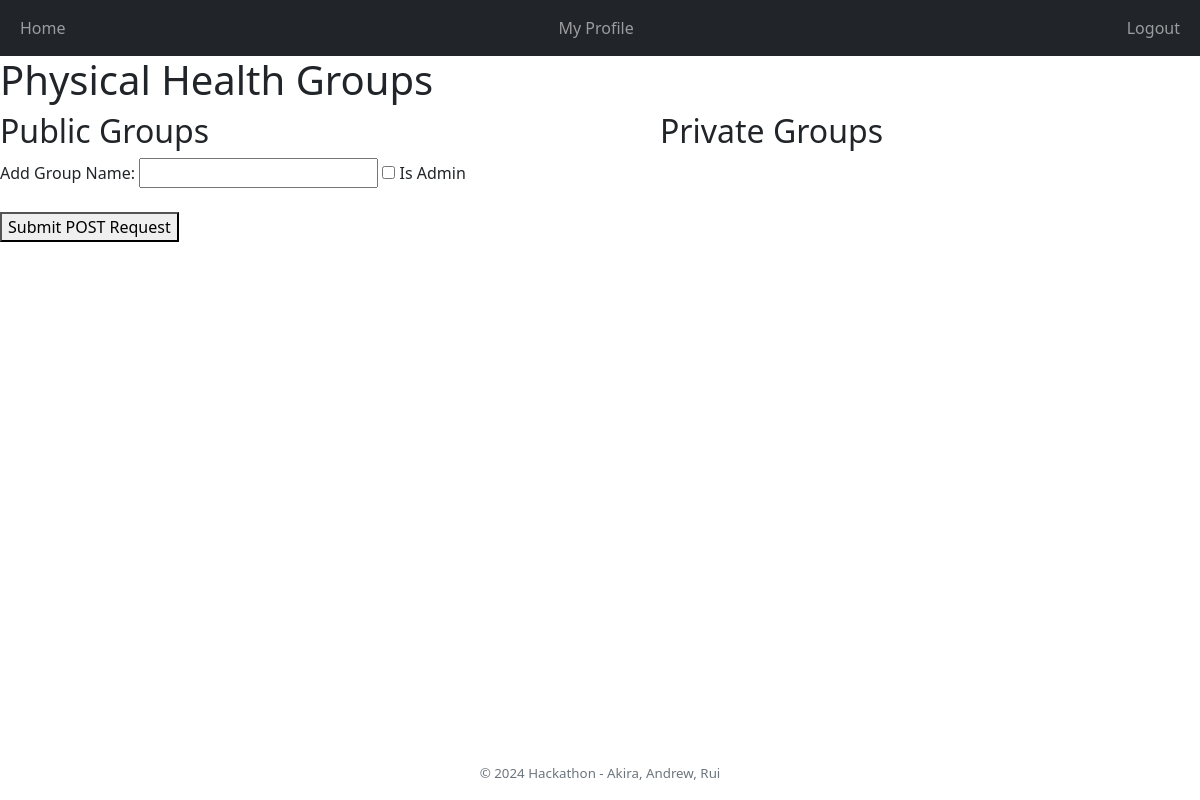
The app's page /healthyhoos/physical-health/ (signed in), older data.
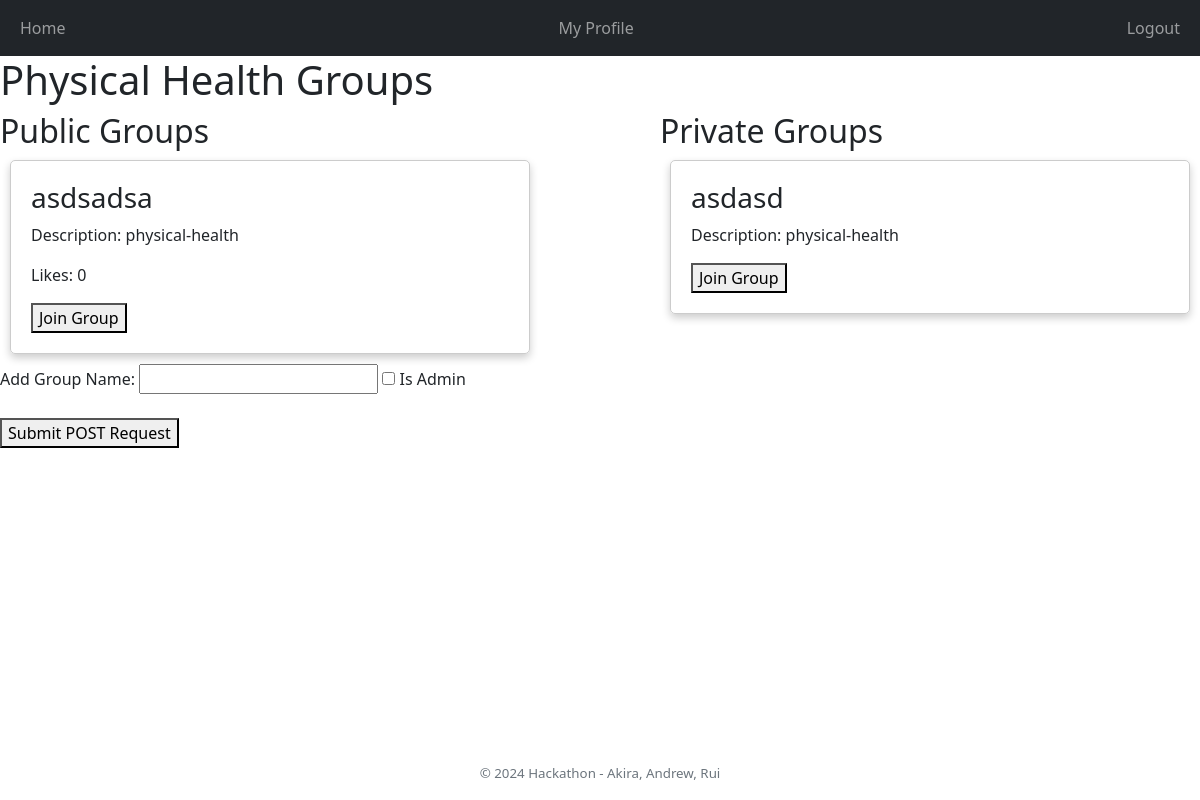
The same page, newer data.
### healthyhoos/models.py (models this page shows)
class Group(models.Model):
    name = models.CharField(max_length=100)
    description = models.TextField()
    is_public = models.BooleanField(default=False)
    likes = models.IntegerField(default=0)
    calendarID = models.CharField(max_length=100)
    tasks = models.ManyToManyField('Task', related_name='groups')
    admin_users = models.ManyToManyField(User, related_name='admin_groups')

### healthyhoos/views.py (the view)
# urls.py: path("physical-health/", views.physical_view, name="physical-health"),
@login_required
def physical_view(request):
    if request.method == 'POST':
        group_name = request.POST.get('group_name')
        is_admin = request.POST.get('is_admin')
        is_public = is_admin == 'on'
        new_group = Group.objects.create(
            name=group_name,
            description="physical-health",  # Example description
            is_public=is_public
        )
        user_object = User.objects.create(name=request.user.username)
        if is_public:
            new_group.admin_users.add(user_object)
        new_group.calendarID = createCalendar(group_name)
        new_group.save()
        physical_groups = Group.objects.filter(description="physical-health")
        return render(request, 'healthyhoos/physical.html', {'physical_groups': physical_groups})# You might want to redirect to a different URL
    else:
        physical_groups = Group.objects.filter(description="physical-health")
        return render(request, 'healthyhoos/physical.html', {'physical_groups': physical_groups})

### healthyhoos/templates/healthyhoos/physical.html (shortened to what this page needs)
{% extends 'healthyhoos/base.html' %}
{%block content%}
<h1>Physical Health Groups</h1>
<div style="display: flex; justify-content: space-between;">
    <div style="width: 45%;">
        <h2>Public Groups</h2>
        {% for group in physical_groups %}
            {% if group.is_public %}
                <form action="/healthyhoos/physical-health/{{ group.id }}/" method="post">
                    <div style="border: 1px solid #ccc; border-radius: 5px; padding: 20px; margin: 10px; box-shadow: 0 4px 8px 0 rgba(0, 0, 0, 0.2);">
                        <h3>{{ group.name }}</h3>
                        <p>Description: {{ group.description }}</p>
                        <p>Likes: {{ group.likes }}</p>
                        <button type="submit">Join Group</button>
                    </div>
                </form>
            {% endif %}
        {% endfor %}
    </div>
    <div style="width: 45%;">
        <h2>Private Groups</h2>
        {% for group in physical_groups %}
            {% if not group.is_public %}
                <form action="/healthyhoos/physical-health/{{ group.id }}/" method="post">
                    <div style="border: 1px solid #ccc; border-radius: 5px; padding: 20px; margin: 10px; box-shadow: 0 4px 8px 0 rgba(0, 0, 0, 0.2);">
                        <h3>{{ group.name }}</h3>
                        <p>Description: {{ group.description }}</p>
                        <button type="submit">Join Group</button>
                    </div>
                </form>
            {% endif %}
        {% endfor %}
    </div>
</div>
<form method="post" action="{% url 'healthyhoos:physical-health' %}">
    <label for="group_name">Add Group Name:</label>
    <input type="text" id="group_name" name="group_name" required>
    <input type="checkbox" id="is_admin" name="is_admin">
    <label for="is_admin">Is Admin</label><br><br>
    <button type="submit">Submit POST Request</button>
</form>
{% endblock %}

Row changes from the older to the newer data that the page shows:
added Group: name "asdsadsa", description "physical-health", likes "0", shown under "Public Groups"
added Group: name "asdasd", description "physical-health", shown under "Private Groups"
